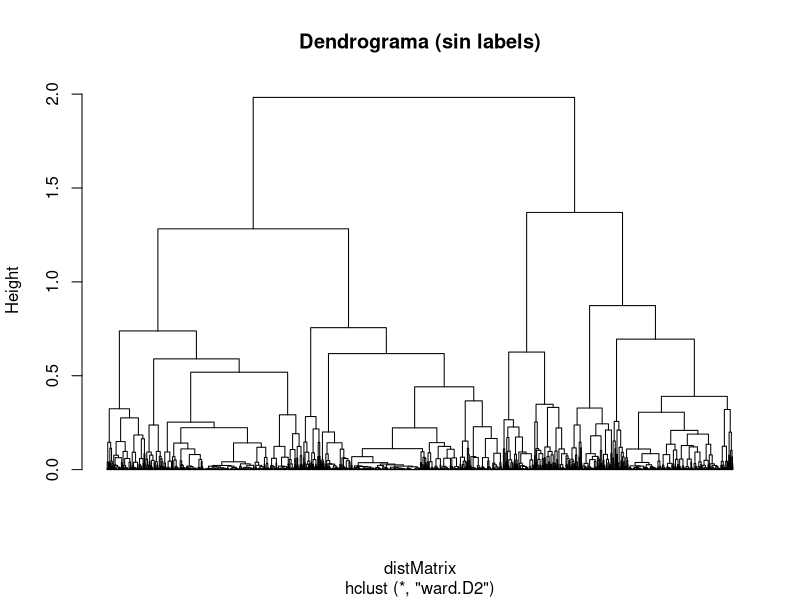
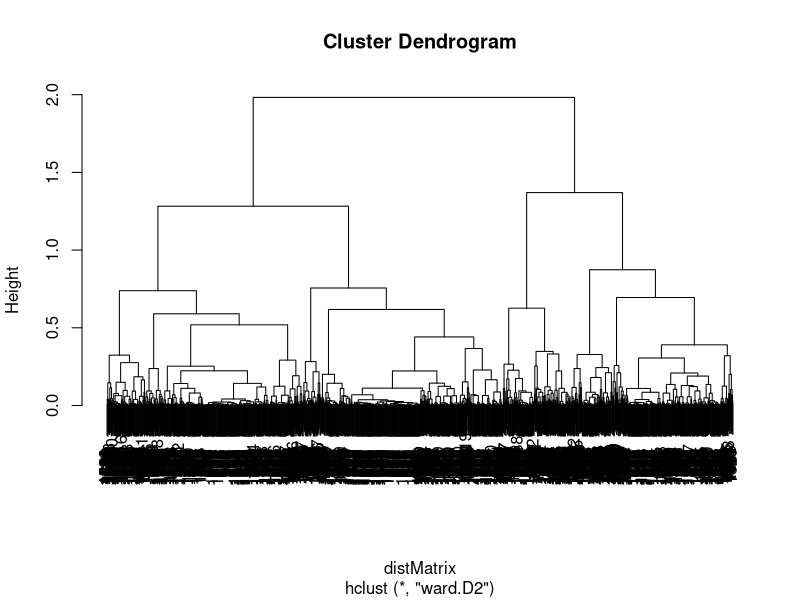
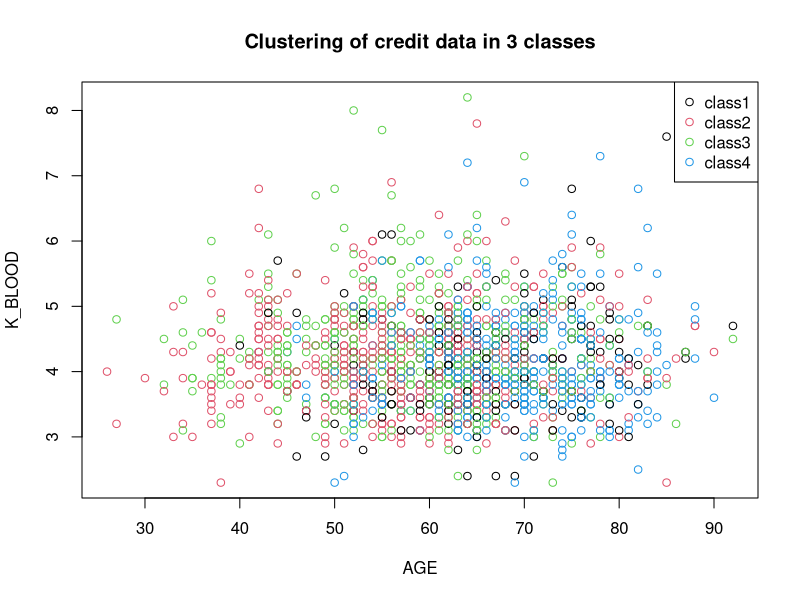

Here is the R script that generated these plots, in order: (Note: this script raises an error after producing the figures.)

#Retrieve the data saved AFTER the preprocessing practice...... this means data already cleaned

setwd("C:/Users/sambh/Desktop/UNI/4-Q1/MD/MD")
dd <- read.csv("preprocessed_final.csv", sep=",");
names(dd)
dim(dd)
summary(dd)

attach(dd)

#set a list of numerical variables
names(dd)

#hierarchical clustering

#move to Gower mixed distance to deal 
#simoultaneously with numerical and qualitative datagit 

library(cluster)

#dissimilarity matrix
#do not include in actives the identifier variables nor the potential response variable


dd$SEX <- factor(dd$SEX, 
                         levels= c(0,1), 
                         labels = c("Female", "Male"))
dd$INF_ANAM <- factor(dd$INF_ANAM, 
                              levels= c(0,1,2,3), 
                              labels = c("zero", "one", "two", ">=three"))
dd$STENOK_AN <- factor(dd$STENOK_AN, 
                               levels= c(0,1,2,3,4,5,6), 
                               labels = c("never", "last year", "one year ago", 
                                          "two years ago", "three years ago", "4-5 years ago", ">=5 years ago"))
dd$LET_IS <- factor(dd$LET_IS,                      
                            levels= c(0,1,2,3,4,5,6,7), 
                            labels = c("unknown (alive)" ,"cardiogenic shock","pulmonary edema",
                                       "myocardial rupture","progress of congestive HF",
                                       "thromboembolism", "asystole", "ventricular fibrillation"))
dd$GB <- factor(dd$GB,                      
                        levels= c(0,1,2,3), 
                        labels = c("there is no EH","Stage 1","Stage 2","Stage 3"))
dd$SIM_GIPERT <- factor(dd$SIM_GIPERT,                      
                                levels= c(0,1), 
                                labels = c("no", "yes"))
dd$ZSN_A <- factor(dd$ZSN_A,
                           ordered = TRUE,                           # EN R NO SE PUEDE HACER ORDEN PARCIAL! ASÍ QUE LO DEJAMOS ASÍ
                           levels= c(0,1,2,3,4), 
                           labels = c("there is no CHF",
                                      "I stage",
                                      "IIÐ stage (HF due to R VSD)",
                                      "IIÐ stage (HF due to L VSD)",
                                      "IIB stage (HF due to L and R VSD)"))
dd$endocr_01 <- factor(dd$endocr_01,                      
                               levels= c(0,1), 
                               labels = c("no", "yes"))

actives<-c(1:16)
dissimMatrix <- daisy(dd[,actives], metric = "gower", stand=TRUE)

distMatrix<-dissimMatrix^2

h1 <- hclust(distMatrix,method="ward.D2")  # NOTICE THE COST
#versions noves "ward.D" i abans de plot: par(mar=rep(2,4)) si se quejara de los margenes del plot
plot(h1, labels = FALSE, hang = -1, main = "Dendrograma (sin labels)")


plot(h1)

k<-4

c2 <- cutree(h1,k)
c1 <- cutree(h1,8)

#class sizes 
table(c2)

#comparing with other partitions
table(c1,c2)


# Silhouette para k = 4
sil4 <- silhouette(c2, distMatrix)
mean(sil4[, 3])   # promedio silhouette

# Silhouette para k = 7
sil7 <- silhouette(c1, distMatrix)
mean(sil7[, 3])   # promedio silhouette

# LETS SEE THE PARTITION VISUALLY

c1<-c2
plot(AGE,K_BLOOD,col=c1,main="Clustering of credit data in 3 classes")
legend("topright",c("class1","class2","class3","class4"),pch=1,col=c(1:k))



plot(RatiFin,Estalvi)
plot(RatiFin,Estalvi,col=c1,main="Clustering of credit data in 3 classes")
legend("topright",c("class1","class2","class3"),pch=1,col=c(1:3), cex=0.6)

plot(Antiguedad.Trabajo,Estalvi,col=c1,main="Clustering of credit data in 3 classes")
legend("topright",c("class1","class2","class3"),pch=1,col=c(1:3), cex=0.6)

pairs(dcon[,1:7], col=c1)

#plot(FI[,1],FI[,2],col=c1,main="Clustering of credit data in 3 classes")
#legend("topleft",c("c1","c2","c3"),pch=1,col=c(1:3))

# LETS SEE THE QUALITY OF THE HIERARCHICAL PARTITION

cdg <- aggregate(as.data.frame(dcon),list(c1),mean)
cdg

plot(cdg[,1], cdg[,7])

#Tss <- h1$totss
#Bss <- sum(rowSums(cdg^2)*as.numeric(table(c1)))

#Ib4 <- 100*Bss/Tss
#Ib4



names(dd)
#ratiFin
boxplot(dd[,16]~c2, horizontal=TRUE)

#plazo
boxplot(dd[,4]~c2, horizontal=TRUE)

#gastos
boxplot(dd[,9]~c2, horizontal=TRUE)

pairs(dcon[,1:7], col=c2)

plot(RatiFin,Estalvi,col=c2,main="Clustering of credit data in 3 classes")
legend("topright",levels(c2),pch=1,col=c(1:4), cex=0.6)

cdg <- aggregate(as.data.frame(dcon),list(c2),mean)
cdg

plot(Edad, Gastos, col= c2)
points(cdg[,4],cdg[,5],pch=16,col="yellow")
text(cdg[,4],cdg[,5], labels=cdg[,1], pos=2, font=2, cex=1.2, col="yellow")

potencials<-c(3,4,6,7,10,11)
pairs(dcon[,potencials],col=c2)

tt<-table(Tipo.trabajo,c2)

barplot(table(Tipo.trabajo, c2), beside=TRUE,col=c(1:length(levels(Tipo.trabajo))) )
legend("topright",levels(Tipo.trabajo),pch=1,cex=0.5, col=c(1:length(levels(Tipo.trabajo))))


barplot(table(Tipo.trabajo, c2), beside=FALSE,col=c(1:length(levels(Tipo.trabajo))) )
legend("topright",levels(Tipo.trabajo),pch=1,cex=0.5, col=c(1:length(levels(Tipo.trabajo))))

barplot(table(Tipo.trabajo, c2), beside=FALSE,col=c(1:length(levels(Tipo.trabajo))) )

#Profiling plots

